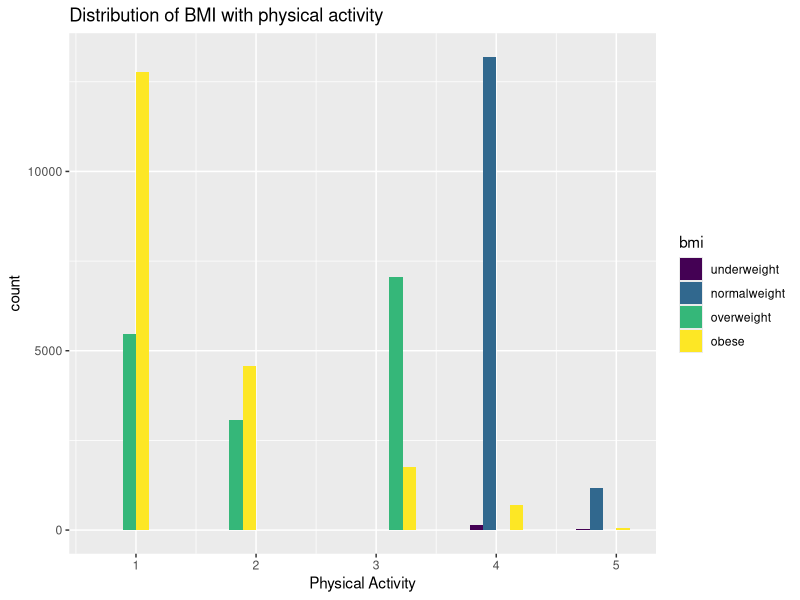
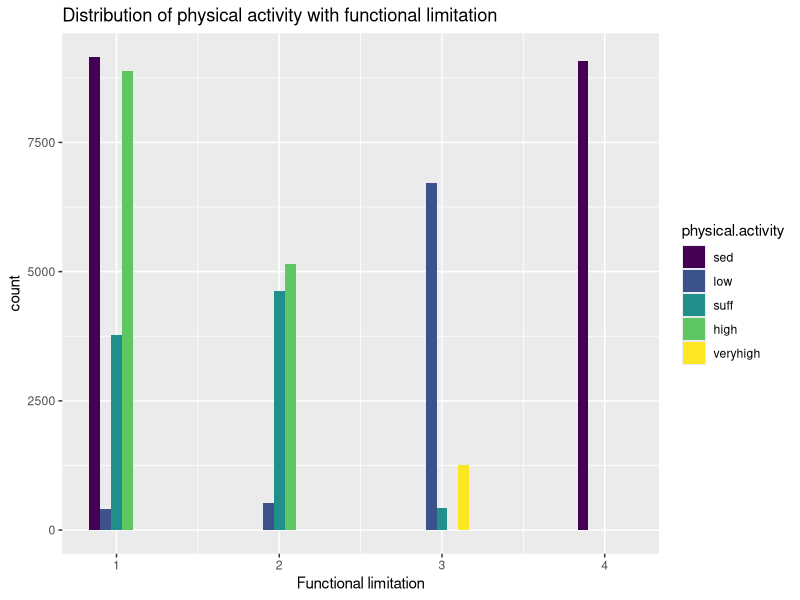
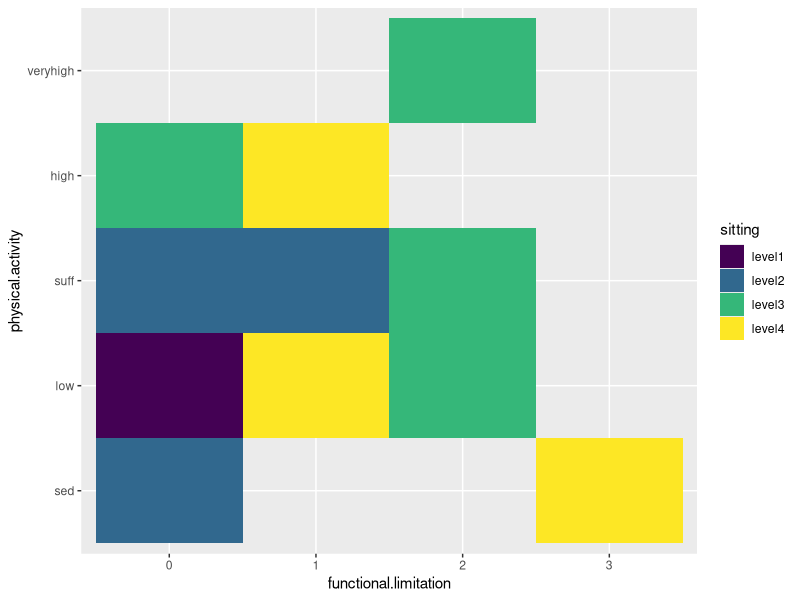
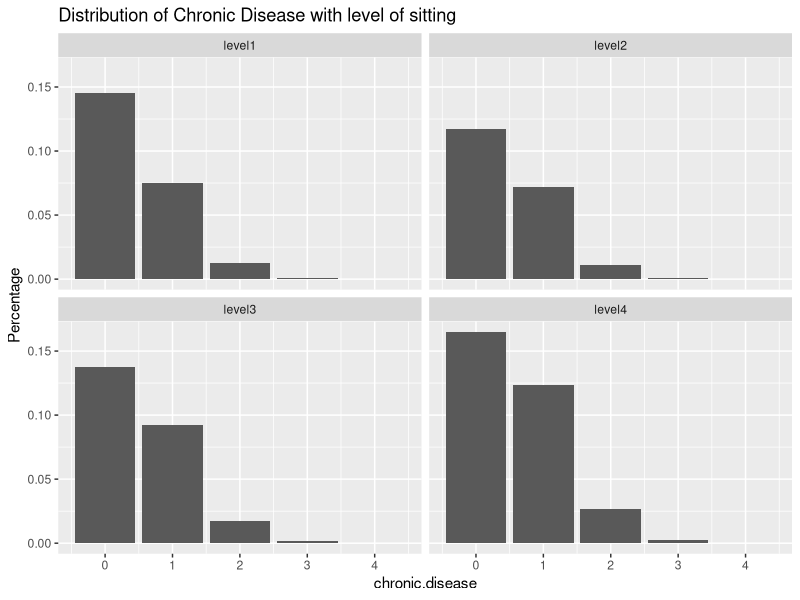

Here is the R script that generated these plots, in order:
## ---- chunk 1
set.seed(101)
generateDataset<-function(N){
  data.frame(matrix(0, nrow = N, ncol = 11))
  age<-0
  canc<-0
  cvd<-0
  diab<-0
  hbp<-0
  education<-0
  smoke<-0
  functional.limitation<-0
  physical.activity<-0
  bmi<-0
  sitting<-0
  data.frame(age,canc,cvd,diab,hbp,education,smoke,functional.limitation,physical.activity,bmi,sitting)
  
  # Age was normally distributed given the mean and standard deviation
  age<-rnorm(N,55.6,5.4)
  
  # Education was a factor variable with different levels of education 
  # 0= none, 1=School Certificate, 2= High School, 3= Trade 4= Certificate/diploma 5= University degree
  education<-factor(sample(0:5, N, replace=TRUE, prob=c(0.07, 0.128, 0.104, 0.172,0.21,0.317)),ordered=T, 
                    levels=c('0','1','2','3','4','5'))
  # Smoke as binary variable of did or did not smoke
  smoke<-rbinom(N,1,0.48)
  
  # Functional limitation as factor with 4 levels
  # 0= no limitation , 1 = mild limitation, 2= mod limitation, 3 = severe limitation
  
  functional.limitation<-factor(sample(0:3, N, replace=TRUE, prob=c(0.445,0.205, 0.169, 0.181)),ordered=T,
                                levels= c('0','1','2','3'))
  no<-which(functional.limitation==0)
  length.no<-length(no)
  mild<-which(functional.limitation==1)
  length.mild<-length(mild)
  mod<-which(functional.limitation==2)
  length.mod<-length(mod)
  severe<-which(functional.limitation==3)
  length.severe<-length(severe)
  
  # Sitting is a factor variable with 4 levels
  # Level 1 = 0 to < 4 hours of sitting
  # Level 2 = 4 to < 6 hours of sitting
  # Level 3 = 6 to < 8 hours of sitting
  # Level 4 = >= 8 hours of sitting
  
  # This variable is correalted with the amount if functional limitation as people with more limitation with sit 
  # for longer hours. This variable was simulated using the functional limitation indices and randomly assigning 
  # them to different levels based on domain knowledge
  
  sitting <- factor( rep("level4",N), ordered=T,levels =c("level1", "level2", "level3", "level4"))
  mod1<-sample(mod,round(length(mod)*0.35),replace = FALSE)
  no1<-sample(no,round(length.no*0.30),replace = FALSE)
  mild1<-sample(mild,round(length.mild*0.20),replace = FALSE)
  sitting[c(no1,mild1,mod1)]<-"level1"

  
  no2<-sample(subset(no, !(no %in% no1)),round(length.no*0.30),replace = FALSE)
  mild2<-sample(subset(mild, !(mild %in% mild1)),round(length.mild*0.25),replace = FALSE)
  mod2<-sample(subset(mod,!(mod %in% mod1)),round(length.mod*0.10),replace = FALSE)
  sitting[c(no2,mild2,mod2)]<-"level2"
  
  mod3<-sample(subset(mod, !(mod %in% c(mod1,mod2)),round(length.mod*0.75),replace = FALSE))
  no3<-sample(subset(no, !(no %in% c(no1,no2))),round(length.no*0.35),replace = FALSE)
  sitting[c(mod3,no3)]<- "level3"
  
  # The chronic conditions diabetes, canc, cvd and hbp wa simulated using logistic function to take into account 
  # of age and level of sitting 

  logistic <- function(t) 1 / (1 + exp(-t))
  canc <- runif(length(age))< .05*logistic((age-50)/10) + .065*logistic((as.numeric(sitting)-3)/2)
  cvd<- runif(length(age))< .06*logistic((age-45)/2) + .07*logistic((as.numeric(sitting)-3)/2)
  diab <- runif(length(age))< .07*logistic((age-50)/10) + .086*logistic((as.numeric(sitting)-3)/2)
  hbp <- runif(length(age))< .2*logistic((age-45)/2) +.2*logistic((as.numeric(sitting)-3)/2)

  # Physical activity is a factor variable with 4 levels. This level is again dependent os the functional          #limitation. More the functional limitation, less the the level of physical activity. This was divided based
  # on the minutes people spend with physical activity 
  # Sed (zero mins) 
  # Low Active(0-149 mins)
  #Sufficiently active(150-299 mins)
  #Highly active(300- 539 mins)
  # Very highly active( 540 + mins)
  
  physical.activity <- factor( rep("veryhigh",N), ordered=T,levels =c("sed", "low", "suff", "high", "veryhigh"))
  low.mod1<-sample(mod,round(length(mod)*0.8),replace = FALSE)
  low.no1<-sample(no,round(length.no*0.03),replace = FALSE)
  low.mild1<-sample(mild,round(length.mild*0.05),replace = FALSE)
  physical.activity[c(low.no1,low.mild1,low.mod1)]<-"low"
  
  suff.no2<-sample(subset(no, !(no %in% low.no1)),round(length.no*0.28),replace = FALSE)
  suff.mild2<-sample(subset(mild, !(mild %in% low.mild1)),round(length.mild*0.45),replace = FALSE)
  suff.mod2<-sample(subset(mod,!(mod %in% low.mod1)),round(length.mod*0.05),replace = FALSE)
  physical.activity[c(suff.no2,suff.mild2,suff.mod2)]<-"suff"
  
  high.no3<-sample(subset(no, !(no %in% c(no1,no2)),round(length.no*0.1),replace = FALSE))
  high.mild3<-sample(subset(mild, !(mild %in% c(low.mild1,suff.mild2)),round(length.mild*0.1),replace = FALSE))
  physical.activity[c(high.no3,high.mild3)]<-"high"

  severe.sed<-sample(severe,length.severe,replace = FALSE)
  severe.no4<-sample(subset(no, !(no %in% c(low.no1,suff.no2,high.no3)),round(length.no*0.1),replace = FALSE))
  physical.activity[c(severe.sed,severe.no4)]<-"sed"
  
  # BMI was factor variable with 4 levels of underweight, normal weight, overweight and obese.This
  # variable is also correalted with the level of physical activity. Lower level of physical activity, higher the   # BMI
  bmi<- factor( rep("normalweight",N), ordered=T,levels =c("underweight","normalweight", "overweight","obese"))
  
  sed<-which(physical.activity=="sed")
  length.sed<-length(sed)
  low<-which(physical.activity=="low")
  length.low<-length(low)
  suff<-which(physical.activity=="suff")
  length.suff<-length(suff)
  high<-which(physical.activity=="high")
  length.high<-length(high)
  veryhigh<-which(physical.activity=="veryhigh")
  length.veryhigh<-length(veryhigh)

  high1<-sample(high,round(length.high*0.01),replace = FALSE)
  veryhigh1<-sample(veryhigh,round(length.veryhigh*0.015),replace = FALSE)
  bmi[c(high1,veryhigh1)]<-"underweight"
  
  high2<-sample(subset(high, !(high %in% high1)),round(length.high*0.05),replace = FALSE)
  veryhigh2<-sample(subset(veryhigh, !(veryhigh %in% veryhigh1)),round(length.veryhigh*0.05),replace = FALSE)
  low2<-sample(low,round(length.low*0.6),replace = FALSE)
  sed2<-sample(sed,round(length.sed*0.7),replace = FALSE)
  suff2<-sample(suff,round(length.suff*0.2),replace = FALSE)
  bmi[c(high2,veryhigh2,low2,sed2,suff2)]<-"obese"
  
  low3<-sample(subset(low, !(low %in% low2),round(length.low*0.1),replace = FALSE))
  sed3<-sample(subset(sed, !(sed %in% sed2),round(length.sed*0.1),replace = FALSE))
  suff3<-sample(subset(suff, !(suff %in% c(suff2)),round(length.suff*0.10),replace = FALSE))
  bmi[c(sed3,suff3,low3)]<-"overweight"
  
  # In all the above variables, some noise was added as some individuals may over report or underreport
  # Their hours of sitting, physical activity
  data.frame(age,canc,cvd,diab,hbp,education,smoke,functional.limitation,physical.activity,bmi,sitting)
}
## ---- chunk 2
data<-generateDataset(50000)
## ---- chunk 3
# Add new column counting the number of chronic diseases reported
data$chronic.disease<-rowSums(data=='TRUE')
## ---- chunk 4
summary(data)
## ---- chunk 5
library(ggplot2)
p<-ggplot(data, aes(x = as.numeric(physical.activity))) + geom_histogram(aes(fill=bmi),position = 'dodge', bins = 10)
p+labs(title="Distribution of BMI with physical activity",x="Physical Activity")
## ---- chunk 6
p<-ggplot(data, aes(x = as.numeric(functional.limitation))) + geom_histogram(aes(fill=physical.activity),position = 'dodge', bins = 10)
p+labs(title="Distribution of physical activity with functional limitation ",x="Functional limitation")

## ---- chunk 7
ggplot(data = data, aes(x = functional.limitation, y = physical.activity)) +
  geom_tile(aes(fill = sitting)) 

## ---- chunk 8
g<-ggplot(data,aes(chronic.disease)) + stat_count(aes(y = ((..count..)/sum(..count..))))
p<-g+ facet_wrap(~sitting)
p + labs (title= 'Distribution of Chronic Disease with level of sitting',y= 'Percentage')
## ---- chunk 9
data$sitting<-factor(data$sitting, ordered=FALSE)
model1<-glm(formula = canc~sitting, family = binomial(),data = data)
summary(model1)
## ---- chunk 10
model2<-glm(formula = diab~sitting, family = binomial(),data = data)
summary(model2)
## ---- chunk 11
model3<-glm(formula = cvd~sitting , family = binomial(),data = data)
summary(model3)
## ---- chunk 12
model4<-glm(formula = hbp~sitting, family = binomial(),data = data)
summary(model4)
## ---- chunk 13
data$chronic.disease<-as.factor(ifelse(data$chronic.disease==0,0,1))
model5<- glm(chronic.disease~sitting,family = binomial(),data=data)
summary(model5)
## ---- chunk 14
data$functional.limitation<-factor(data$functional.limitation, ordered=FALSE)
data$physical.activity<-factor(data$physical.activity, ordered=FALSE)

model6<- glm(chronic.disease~sitting + age + physical.activity + functional.limitation + smoke,family = binomial(),data=data)
summary(model6)
